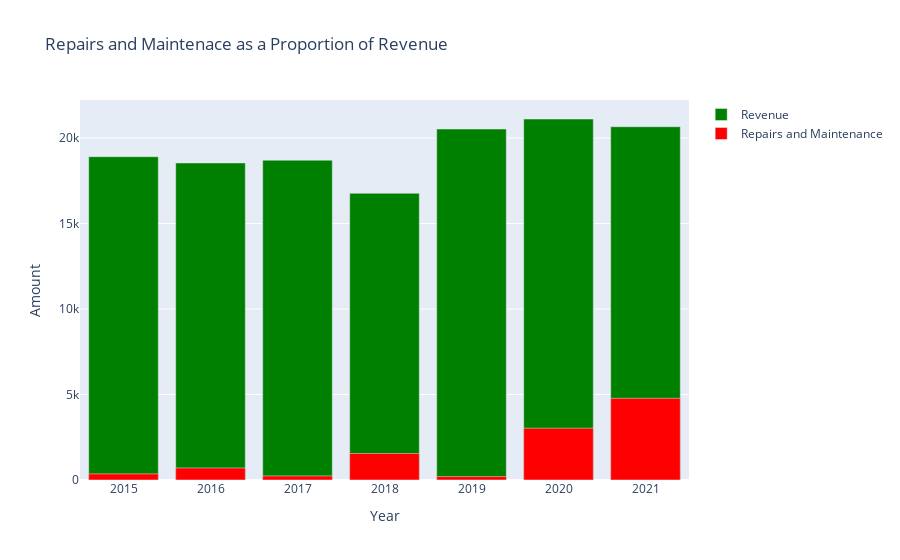

The code cell stored with this chart in its notebook:
### Code cell
trace1 = go.Bar(x = rev["Year"], y=rev["Amount"], marker=dict(color="green", opacity=1), name="Revenue")
trace2 = go.Bar(x = rm["Year"], y=rm["Amount"], marker=dict(color="red", opacity=1), name="Repairs and Maintenance")
data=[trace1, trace2]
layout = go.Layout(title = "Repairs and Maintenace as a Proportion of Revenue", barmode="overlay", 
                   xaxis=dict(title="Year"), yaxis=dict(title= "Amount"))
fig = go.Figure(data,layout)
fig.show()

### Figure 1 — Plotly figure (JSON) as saved in the notebook; plotly's stock layout.template omitted (floating-point values rounded to 4 significant figures)
{"data": [{"marker": {"color": "green", "opacity": 1}, "name": "Revenue", "type": "bar", "x": [2015, 2016, 2017, 2018, 2019, 2020, 2021], "y": [18910, 18545, 18705, 16770, 20530, 21115, 20660.0]}, {"marker": {"color": "red", "opacity": 1}, "name": "Repairs and Maintenance", "type": "bar", "x": [2015, 2016, 2017, 2018, 2019, 2020, 2021], "y": [360, 704, 240, 1550.0, 200, 3029.0, 4777.0]}], "layout": {"barmode": "overlay", "title": {"text": "Repairs and Maintenace as a Proportion of Revenue"}, "xaxis": {"title": {"text": "Year"}}, "yaxis": {"title": {"text": "Amount"}}}}
